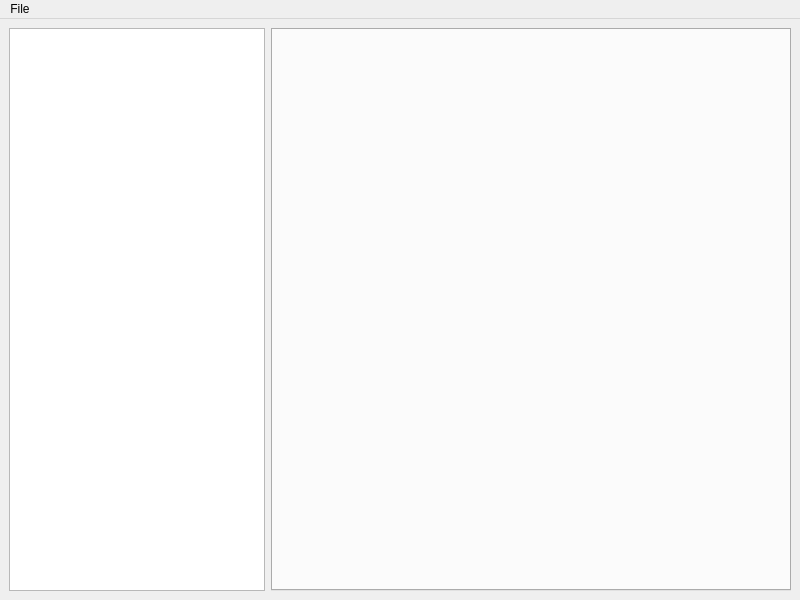
<?xml version="1.0" encoding="UTF-8"?>
<ui version="4.0">
 <class>MainWindow</class>
 <widget class="QMainWindow" name="MainWindow">
  <property name="geometry">
   <rect>
    <x>0</x>
    <y>0</y>
    <width>800</width>
    <height>600</height>
   </rect>
  </property>
  <property name="windowTitle">
   <string>SulikText</string>
  </property>
  <property name="styleSheet">
   <string notr="true"/>
  </property>
  <widget class="QWidget" name="centralwidget">
   <layout class="QHBoxLayout" name="horizontalLayout">
    <item>
     <layout class="QGridLayout" name="gridLayout">
      <item row="0" column="1">
       <widget class="QTabWidget" name="tabWidget">
        <property name="sizePolicy">
         <sizepolicy hsizetype="Expanding" vsizetype="Expanding">
          <horstretch>3</horstretch>
          <verstretch>0</verstretch>
         </sizepolicy>
        </property>
        <property name="currentIndex">
         <number>-1</number>
        </property>
       </widget>
      </item>
      <item row="0" column="0">
       <widget class="FileTreeView" name="treeView"/>
      </item>
     </layout>
    </item>
   </layout>
  </widget>
  <widget class="QMenuBar" name="menubar">
   <property name="geometry">
    <rect>
     <x>0</x>
     <y>0</y>
     <width>800</width>
     <height>22</height>
    </rect>
   </property>
   <widget class="QMenu" name="menuFile">
    <property name="title">
     <string>File</string>
    </property>
    <addaction name="actionNew_file"/>
    <addaction name="actionOpen_file"/>
    <addaction name="actionOpen_folder"/>
    <addaction name="actionClose_folder"/>
    <addaction name="actionClose_file"/>
    <addaction name="actionSave_file"/>
    <addaction name="actionOptions"/>
   </widget>
   <addaction name="menuFile"/>
  </widget>
  <action name="actionNew_file">
   <property name="text">
    <string>New file</string>
   </property>
   <property name="shortcut">
    <string>Ctrl+N, Meta+N</string>
   </property>
  </action>
  <action name="actionOpen_file">
   <property name="text">
    <string>Open file</string>
   </property>
   <property name="shortcut">
    <string>Meta+O, Ctrl+O</string>
   </property>
  </action>
  <action name="actionOpen_folder">
   <property name="text">
    <string>Open folder</string>
   </property>
   <property name="shortcut">
    <string>Meta+Shift+O, Ctrl+Shift+O</string>
   </property>
  </action>
  <action name="actionClose_folder">
   <property name="text">
    <string>Close folder</string>
   </property>
   <property name="shortcut">
    <string>Ctrl+Shift+W, Meta+Shift+W</string>
   </property>
  </action>
  <action name="actionClose_file">
   <property name="text">
    <string>Close file</string>
   </property>
   <property name="shortcut">
    <string>Meta+W, Ctrl+W</string>
   </property>
  </action>
  <action name="actionSave_file">
   <property name="text">
    <string>Save file</string>
   </property>
   <property name="shortcut">
    <string>Ctrl+S, Meta+S</string>
   </property>
  </action>
  <action name="actionOptions">
   <property name="text">
    <string>Options</string>
   </property>
  </action>
 </widget>
 <customwidgets>
  <customwidget>
   <class>FileTreeView</class>
   <extends>QTreeView</extends>
   <header>filetreeview.h</header>
  </customwidget>
 </customwidgets>
 <resources/>
 <connections/>
</ui>
